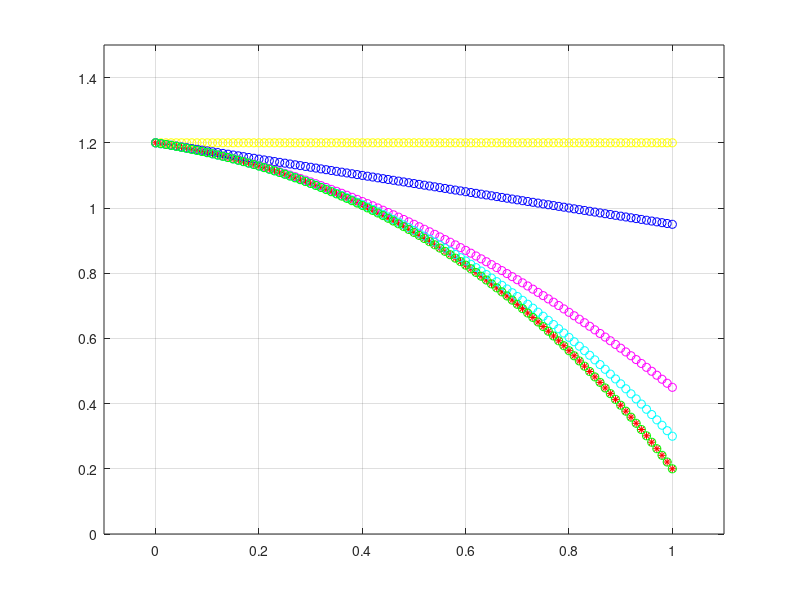

This chart was generated by the following MATLAB code:
x=0:0.01:1;
m=length(x);
f=-0.1*x.^4-0.15*x.^3-0.5*x.^2-0.25*x+1.2;
f0=f(1)*ones(size(x));
f1=1.2-0.25*(x-0);
f2=f1-0.5*(x-0).^2;
f3=f2-0.15*(x-0).^3;
f4=f3-0.10*(x-0).^4;
plot(x,f,'r*',x,f0,'yo',x,f1,'bo',x,f2,'mo',x,f3,'co',x,f4,'go')
axis([-0.1 1.1 0 1.5])
grid
eroarea_absoluta=f(m)-[f0(m) f1(m) f2(m) f3(m) f4(m)]